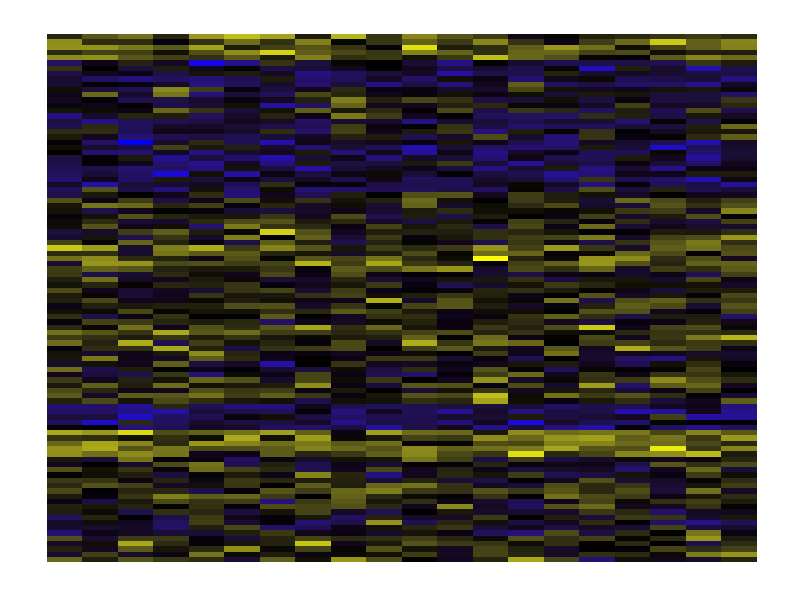
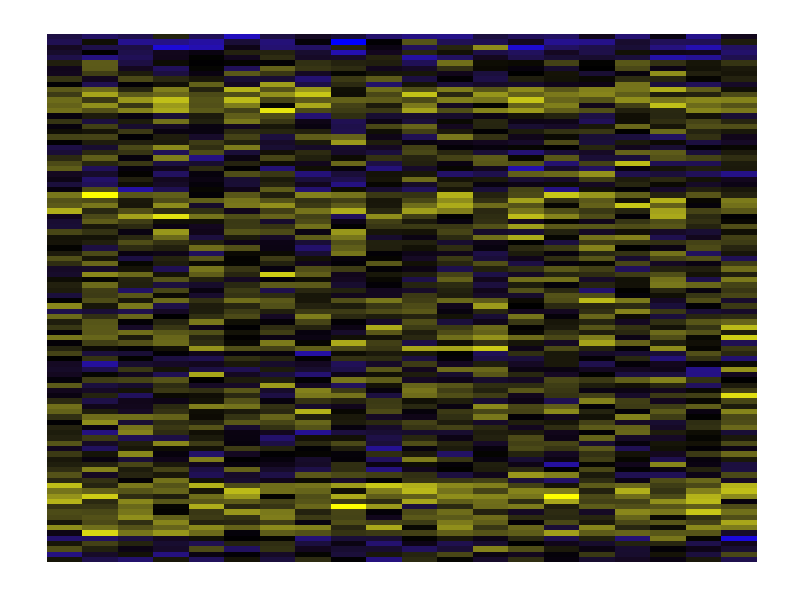
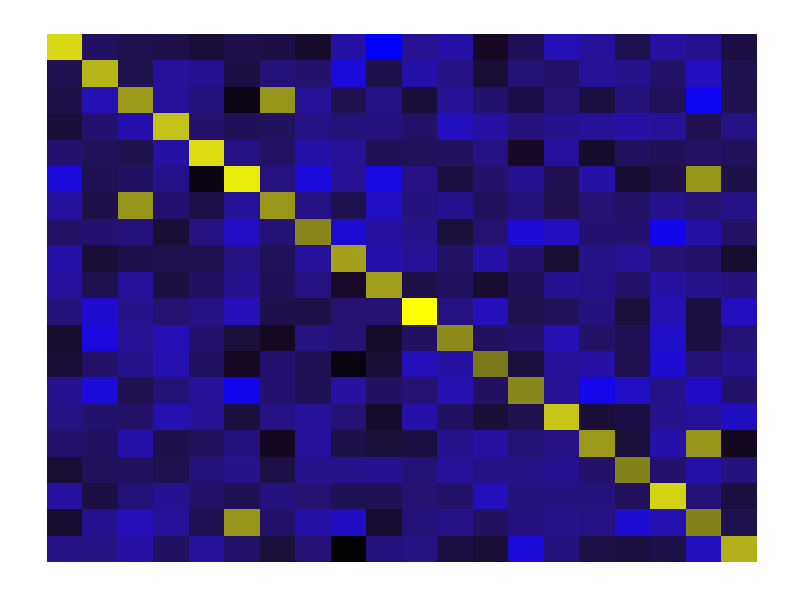

Generate these figures, in order, with R:
library(ggplot2)
library(reshape2)


makeHeatmap <-  function(){
  expr <- matrix(sapply(rnorm(20), function(x){rnorm(100,mean=x)}),nrow=20)
  heatmap1 <- melt(expr)
  ggHeat <- ggplot(heatmap1, aes(Var1,Var2)) + geom_tile(aes(fill=value)) +
    scale_fill_gradientn(colours=c("blue","black","Yellow"))+
    theme(axis.line=element_blank(),
          axis.text.x=element_blank(),
          axis.text.y=element_blank(),
          axis.ticks=element_blank(),
          axis.title.x=element_blank(),
          axis.title.y=element_blank(),
          legend.position="none",
          panel.background=element_blank(),
          panel.border=element_blank(),
          panel.grid.major=element_blank(),
          panel.grid.minor=element_blank(),
          plot.background=element_blank())
  ggHeat
}
makeTMHeatmap <-  function(){
  expr <- diag(20) +rnorm(400)/6
  expr[2,15]<-1
  expr[15,2]<-1
  expr[14,18]<-1
  expr[18,14]<-1
  expr[2,5]<-1
  expr <- expr[20:1,]
  heatmap1 <- melt(expr)
  ggHeat <- ggplot(heatmap1, aes(Var1,Var2)) + geom_tile(aes(fill=value)) +
    scale_fill_gradientn(colours=c("blue","black","Yellow"))+
    theme(axis.line=element_blank(),
          axis.text.x=element_blank(),
          axis.text.y=element_blank(),
          axis.ticks=element_blank(),
          axis.title.x=element_blank(),
          axis.title.y=element_blank(),
          legend.position="none",
          panel.background=element_blank(),
          panel.border=element_blank(),
          panel.grid.major=element_blank(),
          panel.grid.minor=element_blank(),
          plot.background=element_blank())
  ggHeat
}
png("~/gd/Harvard/Research/R_workspace/TM_manuscript/figures/diagramHeatmap1.png", height=800, width=400)
print(makeHeatmap())
dev.off()
png("~/gd/Harvard/Research/R_workspace/TM_manuscript/figures/diagramHeatmap2.png", height=800, width=400)
print(makeHeatmap())
dev.off()
png("~/gd/Harvard/Research/R_workspace/TM_manuscript/figures/TM_Heatmap.png", height=400, width=400)
print(makeTMHeatmap())
dev.off()

